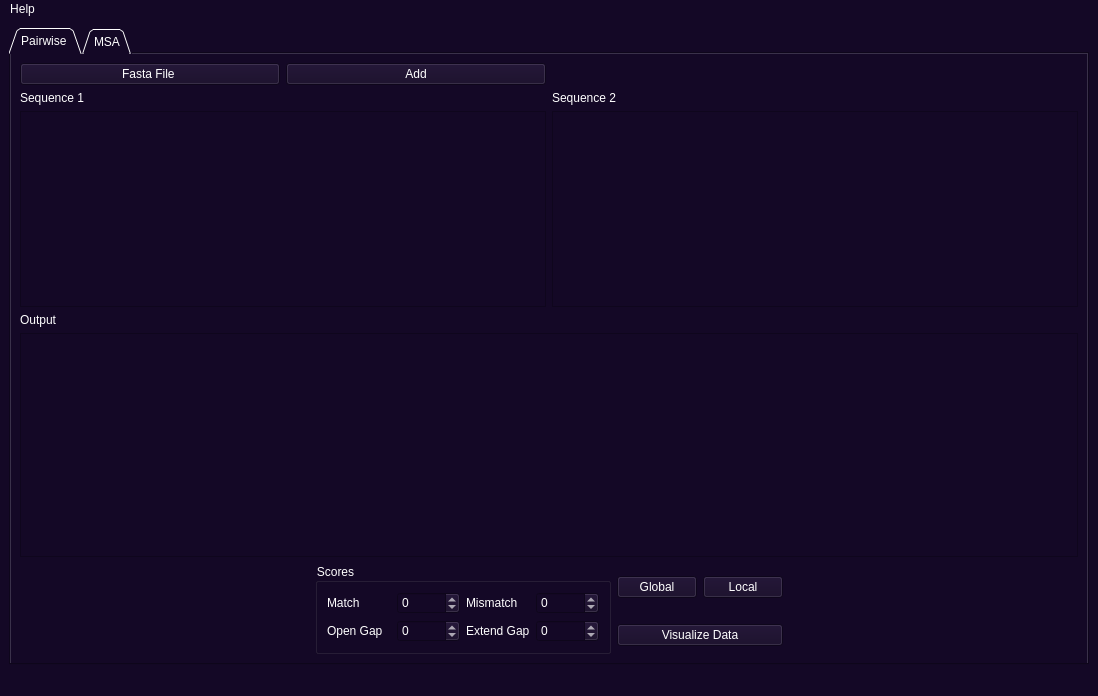
<?xml version="1.0" encoding="UTF-8"?>
<ui version="4.0">
 <class>MainWindow</class>
 <widget class="QMainWindow" name="MainWindow">
  <property name="geometry">
   <rect>
    <x>0</x>
    <y>0</y>
    <width>1098</width>
    <height>696</height>
   </rect>
  </property>
  <property name="windowTitle">
   <string>MainWindow</string>
  </property>
  <property name="styleSheet">
   <string notr="true">background-color: rgb(27, 30, 54);
color: rgb(255, 255, 255);
background-color: rgb(20, 8, 38);</string>
  </property>
  <widget class="QWidget" name="centralwidget">
   <layout class="QGridLayout" name="gridLayout">
    <item row="0" column="0">
     <widget class="QTabWidget" name="tabWidget">
      <property name="enabled">
       <bool>true</bool>
      </property>
      <property name="tabShape">
       <enum>QTabWidget::Triangular</enum>
      </property>
      <property name="currentIndex">
       <number>0</number>
      </property>
      <widget class="QWidget" name="tab">
       <attribute name="title">
        <string>Pairwise </string>
       </attribute>
       <layout class="QGridLayout" name="gridLayout_23">
        <item row="0" column="0">
         <layout class="QGridLayout" name="gridLayout_22">
          <item row="0" column="0">
           <layout class="QGridLayout" name="gridLayout_8">
            <item row="0" column="0">
             <widget class="QPushButton" name="pushButton">
              <property name="text">
               <string>Fasta File </string>
              </property>
             </widget>
            </item>
            <item row="0" column="1">
             <widget class="QPushButton" name="pushButton_2">
              <property name="text">
               <string>Add</string>
              </property>
             </widget>
            </item>
           </layout>
          </item>
          <item row="2" column="1">
           <widget class="QScrollArea" name="scrollArea_2">
            <property name="widgetResizable">
             <bool>true</bool>
            </property>
            <widget class="QWidget" name="scrollAreaWidgetContents_4">
             <property name="geometry">
              <rect>
               <x>0</x>
               <y>0</y>
               <width>517</width>
               <height>173</height>
              </rect>
             </property>
             <layout class="QGridLayout" name="gridLayout_3">
              <item row="0" column="0">
               <widget class="QLabel" name="pairwise_seq2_in_line">
                <property name="styleSheet">
                 <string notr="true">font: 12pt &quot;MS Shell Dlg 2&quot;;</string>
                </property>
                <property name="text">
                 <string/>
                </property>
               </widget>
              </item>
             </layout>
            </widget>
           </widget>
          </item>
          <item row="1" column="1">
           <widget class="QLabel" name="label_8">
            <property name="text">
             <string>Sequence 2 </string>
            </property>
           </widget>
          </item>
          <item row="1" column="0" rowspan="2">
           <layout class="QGridLayout" name="gridLayout_9">
            <item row="1" column="0">
             <widget class="QScrollArea" name="scrollArea">
              <property name="widgetResizable">
               <bool>true</bool>
              </property>
              <widget class="QWidget" name="scrollAreaWidgetContents">
               <property name="geometry">
                <rect>
                 <x>0</x>
                 <y>0</y>
                 <width>516</width>
                 <height>171</height>
                </rect>
               </property>
               <layout class="QGridLayout" name="gridLayout_2">
                <item row="0" column="0">
                 <widget class="QLabel" name="pairwise_seq1_in_line">
                  <property name="styleSheet">
                   <string notr="true">font: 12pt &quot;MS Shell Dlg 2&quot;;</string>
                  </property>
                  <property name="text">
                   <string/>
                  </property>
                 </widget>
                </item>
               </layout>
              </widget>
             </widget>
            </item>
            <item row="0" column="0">
             <widget class="QLabel" name="label_10">
              <property name="text">
               <string>Sequence 1</string>
              </property>
             </widget>
            </item>
           </layout>
          </item>
         </layout>
        </item>
        <item row="1" column="0">
         <layout class="QGridLayout" name="gridLayout_10">
          <item row="0" column="0">
           <widget class="QLabel" name="label_9">
            <property name="text">
             <string>Output</string>
            </property>
           </widget>
          </item>
          <item row="1" column="0">
           <widget class="QScrollArea" name="scrollArea_3">
            <property name="widgetResizable">
             <bool>true</bool>
            </property>
            <widget class="QWidget" name="scrollAreaWidgetContents_5">
             <property name="geometry">
              <rect>
               <x>0</x>
               <y>0</y>
               <width>1044</width>
               <height>209</height>
              </rect>
             </property>
             <layout class="QGridLayout" name="gridLayout_4">
              <item row="0" column="0">
               <widget class="QLabel" name="pairwise_output_line">
                <property name="styleSheet">
                 <string notr="true">font: 12pt &quot;MS Shell Dlg 2&quot;;</string>
                </property>
                <property name="text">
                 <string/>
                </property>
               </widget>
              </item>
             </layout>
            </widget>
           </widget>
          </item>
         </layout>
        </item>
        <item row="2" column="0">
         <layout class="QGridLayout" name="gridLayout_7">
          <item row="0" column="3">
           <widget class="QPushButton" name="local_align_button">
            <property name="styleSheet">
             <string notr="true">font: 12pt &quot;MS Shell Dlg 2&quot;;</string>
            </property>
            <property name="text">
             <string>Local</string>
            </property>
            <property name="checkable">
             <bool>true</bool>
            </property>
            <attribute name="buttonGroup">
             <string notr="true">buttonGroup_2</string>
            </attribute>
           </widget>
          </item>
          <item row="1" column="2" colspan="2">
           <widget class="QPushButton" name="visualize_pairwise_data_button">
            <property name="styleSheet">
             <string notr="true">font: 12pt &quot;MS Shell Dlg 2&quot;;</string>
            </property>
            <property name="text">
             <string>Visualize Data</string>
            </property>
           </widget>
          </item>
          <item row="0" column="2">
           <widget class="QPushButton" name="global_align_button">
            <property name="styleSheet">
             <string notr="true">font: 12pt &quot;MS Shell Dlg 2&quot;;</string>
            </property>
            <property name="text">
             <string>Global</string>
            </property>
            <property name="checkable">
             <bool>true</bool>
            </property>
            <attribute name="buttonGroup">
             <string notr="true">buttonGroup_2</string>
            </attribute>
           </widget>
          </item>
          <item row="0" column="1" rowspan="2">
           <widget class="QGroupBox" name="groupBox">
            <property name="sizePolicy">
             <sizepolicy hsizetype="Expanding" vsizetype="Preferred">
              <horstretch>0</horstretch>
              <verstretch>0</verstretch>
             </sizepolicy>
            </property>
            <property name="title">
             <string>Scores</string>
            </property>
            <layout class="QGridLayout" name="gridLayout_6">
             <item row="0" column="0">
              <layout class="QGridLayout" name="gridLayout_5">
               <item row="0" column="0">
                <widget class="QLabel" name="label_4">
                 <property name="text">
                  <string>Match</string>
                 </property>
                </widget>
               </item>
               <item row="2" column="0">
                <widget class="QLabel" name="label_6">
                 <property name="text">
                  <string>Open Gap</string>
                 </property>
                </widget>
               </item>
               <item row="2" column="1">
                <widget class="QSpinBox" name="pair_gap_input">
                 <property name="minimum">
                  <number>-99</number>
                 </property>
                </widget>
               </item>
               <item row="0" column="2">
                <widget class="QLabel" name="label_5">
                 <property name="text">
                  <string>Mismatch</string>
                 </property>
                </widget>
               </item>
               <item row="0" column="1">
                <widget class="QSpinBox" name="pair_match_input">
                 <property name="minimum">
                  <number>-99</number>
                 </property>
                </widget>
               </item>
               <item row="0" column="3">
                <widget class="QSpinBox" name="pair_mismatch_input">
                 <property name="minimum">
                  <number>-99</number>
                 </property>
                </widget>
               </item>
               <item row="2" column="2">
                <widget class="QLabel" name="label_7">
                 <property name="text">
                  <string>Extend Gap</string>
                 </property>
                </widget>
               </item>
               <item row="2" column="3">
                <widget class="QSpinBox" name="spinBox_4">
                 <property name="minimum">
                  <number>-99</number>
                 </property>
                </widget>
               </item>
              </layout>
             </item>
            </layout>
           </widget>
          </item>
          <item row="0" column="4" rowspan="2">
           <spacer name="horizontalSpacer_5">
            <property name="orientation">
             <enum>Qt::Horizontal</enum>
            </property>
            <property name="sizeHint" stdset="0">
             <size>
              <width>40</width>
              <height>20</height>
             </size>
            </property>
           </spacer>
          </item>
          <item row="0" column="0" rowspan="2">
           <spacer name="horizontalSpacer_4">
            <property name="orientation">
             <enum>Qt::Horizontal</enum>
            </property>
            <property name="sizeHint" stdset="0">
             <size>
              <width>40</width>
              <height>20</height>
             </size>
            </property>
           </spacer>
          </item>
         </layout>
        </item>
       </layout>
      </widget>
      <widget class="QWidget" name="MSA">
       <attribute name="title">
        <string>MSA</string>
       </attribute>
       <layout class="QGridLayout" name="gridLayout_19">
        <item row="0" column="0">
         <layout class="QGridLayout" name="gridLayout_11">
          <item row="0" column="0">
           <layout class="QGridLayout" name="gridLayout_12">
            <item row="0" column="0">
             <widget class="QPushButton" name="pushButton_6">
              <property name="text">
               <string>Fasta File </string>
              </property>
             </widget>
            </item>
            <item row="0" column="1">
             <widget class="QPushButton" name="pushButton_7">
              <property name="text">
               <string>Add</string>
              </property>
             </widget>
            </item>
           </layout>
          </item>
          <item row="1" column="0">
           <widget class="QLabel" name="label_16">
            <property name="text">
             <string>Sequence 1</string>
            </property>
           </widget>
          </item>
          <item row="2" column="0">
           <widget class="QScrollArea" name="scrollArea_4">
            <property name="widgetResizable">
             <bool>true</bool>
            </property>
            <widget class="QWidget" name="scrollAreaWidgetContents_2">
             <property name="geometry">
              <rect>
               <x>0</x>
               <y>0</y>
               <width>518</width>
               <height>117</height>
              </rect>
             </property>
             <layout class="QGridLayout" name="gridLayout_14">
              <item row="0" column="0">
               <widget class="QLabel" name="msa_seq1_in_line">
                <property name="styleSheet">
                 <string notr="true">font: 12pt &quot;MS Shell Dlg 2&quot;;</string>
                </property>
                <property name="text">
                 <string/>
                </property>
               </widget>
              </item>
             </layout>
            </widget>
           </widget>
          </item>
          <item row="3" column="0">
           <widget class="QLabel" name="label_12">
            <property name="text">
             <string>Sequence 2</string>
            </property>
           </widget>
          </item>
          <item row="4" column="0">
           <widget class="QScrollArea" name="scrollArea_5">
            <property name="widgetResizable">
             <bool>true</bool>
            </property>
            <widget class="QWidget" name="scrollAreaWidgetContents_6">
             <property name="geometry">
              <rect>
               <x>0</x>
               <y>0</y>
               <width>518</width>
               <height>118</height>
              </rect>
             </property>
             <layout class="QGridLayout" name="gridLayout_15">
              <item row="0" column="0">
               <widget class="QLabel" name="msa_seq2_in_line">
                <property name="styleSheet">
                 <string notr="true">font: 12pt &quot;MS Shell Dlg 2&quot;;</string>
                </property>
                <property name="text">
                 <string/>
                </property>
               </widget>
              </item>
             </layout>
            </widget>
           </widget>
          </item>
          <item row="1" column="1">
           <widget class="QLabel" name="label_21">
            <property name="text">
             <string>Sequence 3</string>
            </property>
           </widget>
          </item>
          <item row="2" column="1">
           <widget class="QScrollArea" name="scrollArea_8">
            <property name="widgetResizable">
             <bool>true</bool>
            </property>
            <widget class="QWidget" name="scrollAreaWidgetContents_9">
             <property name="geometry">
              <rect>
               <x>0</x>
               <y>0</y>
               <width>517</width>
               <height>117</height>
              </rect>
             </property>
             <layout class="QGridLayout" name="gridLayout_20">
              <item row="0" column="0">
               <widget class="QLabel" name="msa_seq3_in_line">
                <property name="styleSheet">
                 <string notr="true">font: 12pt &quot;MS Shell Dlg 2&quot;;</string>
                </property>
                <property name="text">
                 <string/>
                </property>
               </widget>
              </item>
             </layout>
            </widget>
           </widget>
          </item>
          <item row="3" column="1">
           <widget class="QLabel" name="label_22">
            <property name="text">
             <string>Sequence 4</string>
            </property>
           </widget>
          </item>
          <item row="4" column="1">
           <widget class="QScrollArea" name="scrollArea_7">
            <property name="widgetResizable">
             <bool>true</bool>
            </property>
            <widget class="QWidget" name="scrollAreaWidgetContents_8">
             <property name="geometry">
              <rect>
               <x>0</x>
               <y>0</y>
               <width>517</width>
               <height>118</height>
              </rect>
             </property>
             <layout class="QGridLayout" name="gridLayout_21">
              <item row="0" column="0">
               <widget class="QLabel" name="msa_seq4_in_line">
                <property name="styleSheet">
                 <string notr="true">font: 12pt &quot;MS Shell Dlg 2&quot;;</string>
                </property>
                <property name="text">
                 <string/>
                </property>
               </widget>
              </item>
             </layout>
            </widget>
           </widget>
          </item>
          <item row="10" column="0" colspan="2">
           <widget class="QScrollArea" name="scrollArea_6">
            <property name="widgetResizable">
             <bool>true</bool>
            </property>
            <widget class="QWidget" name="scrollAreaWidgetContents_7">
             <property name="geometry">
              <rect>
               <x>0</x>
               <y>0</y>
               <width>1044</width>
               <height>117</height>
              </rect>
             </property>
             <layout class="QGridLayout" name="gridLayout_16">
              <item row="0" column="0">
               <widget class="QLabel" name="msa_output_line">
                <property name="text">
                 <string>TextLabel</string>
                </property>
               </widget>
              </item>
             </layout>
            </widget>
           </widget>
          </item>
          <item row="9" column="0" colspan="2">
           <widget class="QLabel" name="label_11">
            <property name="text">
             <string>Output</string>
            </property>
           </widget>
          </item>
         </layout>
        </item>
        <item row="1" column="0">
         <layout class="QGridLayout" name="gridLayout_13">
          <item row="1" column="2" colspan="2">
           <widget class="QPushButton" name="visualize_msa_data_button">
            <property name="styleSheet">
             <string notr="true">font: 12pt &quot;MS Shell Dlg 2&quot;;</string>
            </property>
            <property name="text">
             <string>Visualize Data</string>
            </property>
           </widget>
          </item>
          <item row="0" column="2">
           <widget class="QPushButton" name="align_msa_button">
            <property name="styleSheet">
             <string notr="true">font: 12pt &quot;MS Shell Dlg 2&quot;;</string>
            </property>
            <property name="text">
             <string>Align</string>
            </property>
            <property name="checkable">
             <bool>true</bool>
            </property>
           </widget>
          </item>
          <item row="0" column="3">
           <widget class="QPushButton" name="pushButton_9">
            <property name="styleSheet">
             <string notr="true">font: 12pt &quot;MS Shell Dlg 2&quot;;</string>
            </property>
            <property name="text">
             <string>Local</string>
            </property>
            <property name="checkable">
             <bool>true</bool>
            </property>
           </widget>
          </item>
          <item row="0" column="1" rowspan="2">
           <widget class="QGroupBox" name="groupBox_2">
            <property name="sizePolicy">
             <sizepolicy hsizetype="MinimumExpanding" vsizetype="Preferred">
              <horstretch>0</horstretch>
              <verstretch>0</verstretch>
             </sizepolicy>
            </property>
            <property name="title">
             <string>Scores</string>
            </property>
            <layout class="QGridLayout" name="gridLayout_17">
             <item row="0" column="0">
              <layout class="QGridLayout" name="gridLayout_18">
               <item row="0" column="0">
                <widget class="QLabel" name="label_17">
                 <property name="text">
                  <string>Match</string>
                 </property>
                </widget>
               </item>
               <item row="2" column="0">
                <widget class="QLabel" name="label">
                 <property name="text">
                  <string>Open Gap</string>
                 </property>
                </widget>
               </item>
               <item row="0" column="1">
                <widget class="QSpinBox" name="msa_match_input">
                 <property name="minimum">
                  <number>-99</number>
                 </property>
                </widget>
               </item>
               <item row="0" column="2">
                <widget class="QLabel" name="label_18">
                 <property name="text">
                  <string>Mismatch</string>
                 </property>
                </widget>
               </item>
               <item row="2" column="1">
                <widget class="QSpinBox" name="msa_gap_input">
                 <property name="minimum">
                  <number>-99</number>
                 </property>
                </widget>
               </item>
               <item row="0" column="3">
                <widget class="QSpinBox" name="msa_mismatch_input">
                 <property name="minimum">
                  <number>-99</number>
                 </property>
                </widget>
               </item>
               <item row="2" column="2">
                <widget class="QLabel" name="label_20">
                 <property name="text">
                  <string>Extend Gap</string>
                 </property>
                </widget>
               </item>
               <item row="2" column="3">
                <widget class="QSpinBox" name="spinBox_8">
                 <property name="minimum">
                  <number>-99</number>
                 </property>
                </widget>
               </item>
              </layout>
             </item>
            </layout>
           </widget>
          </item>
          <item row="0" column="0" rowspan="2">
           <spacer name="horizontalSpacer_2">
            <property name="orientation">
             <enum>Qt::Horizontal</enum>
            </property>
            <property name="sizeHint" stdset="0">
             <size>
              <width>40</width>
              <height>20</height>
             </size>
            </property>
           </spacer>
          </item>
          <item row="0" column="4" rowspan="2">
           <spacer name="horizontalSpacer_3">
            <property name="orientation">
             <enum>Qt::Horizontal</enum>
            </property>
            <property name="sizeHint" stdset="0">
             <size>
              <width>40</width>
              <height>20</height>
             </size>
            </property>
           </spacer>
          </item>
         </layout>
        </item>
       </layout>
      </widget>
     </widget>
    </item>
   </layout>
  </widget>
  <widget class="QMenuBar" name="menubar">
   <property name="geometry">
    <rect>
     <x>0</x>
     <y>0</y>
     <width>1098</width>
     <height>26</height>
    </rect>
   </property>
   <widget class="QMenu" name="menuHelp">
    <property name="title">
     <string>Help</string>
    </property>
   </widget>
   <addaction name="menuHelp"/>
  </widget>
  <widget class="QStatusBar" name="statusbar"/>
 </widget>
 <resources/>
 <connections/>
 <buttongroups>
  <buttongroup name="buttonGroup_2"/>
 </buttongroups>
</ui>
